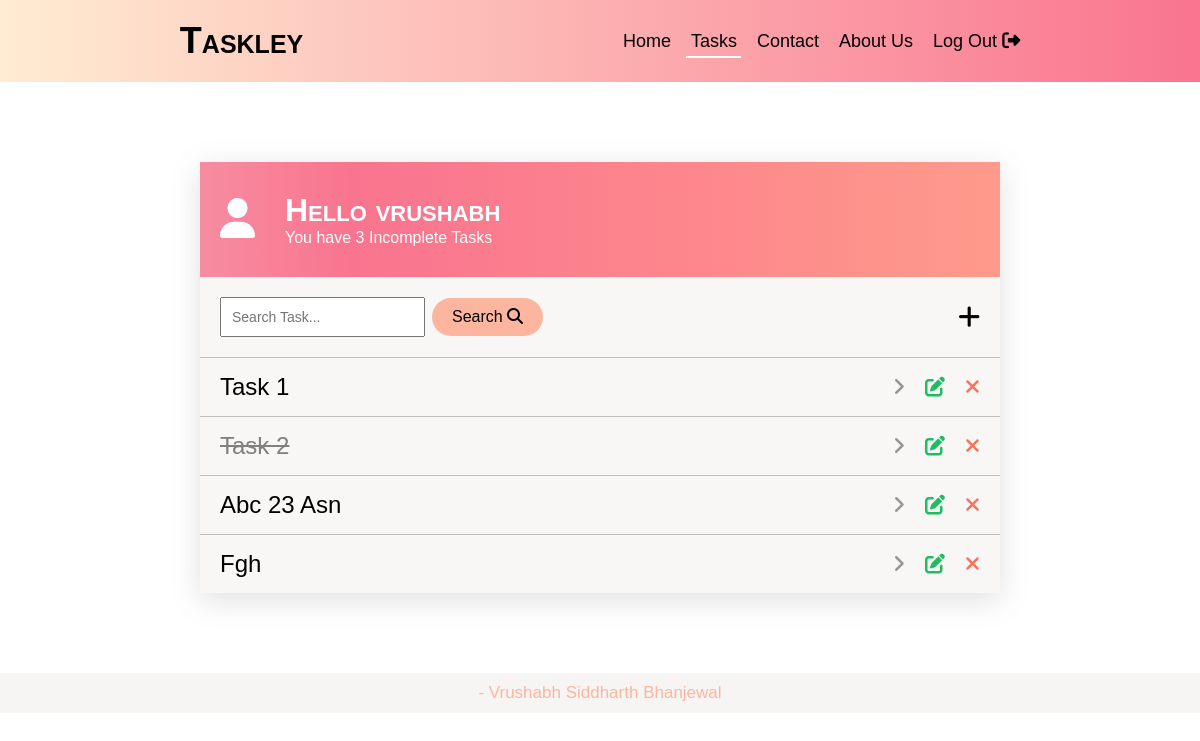
Before: / (signed in) with the older database file.
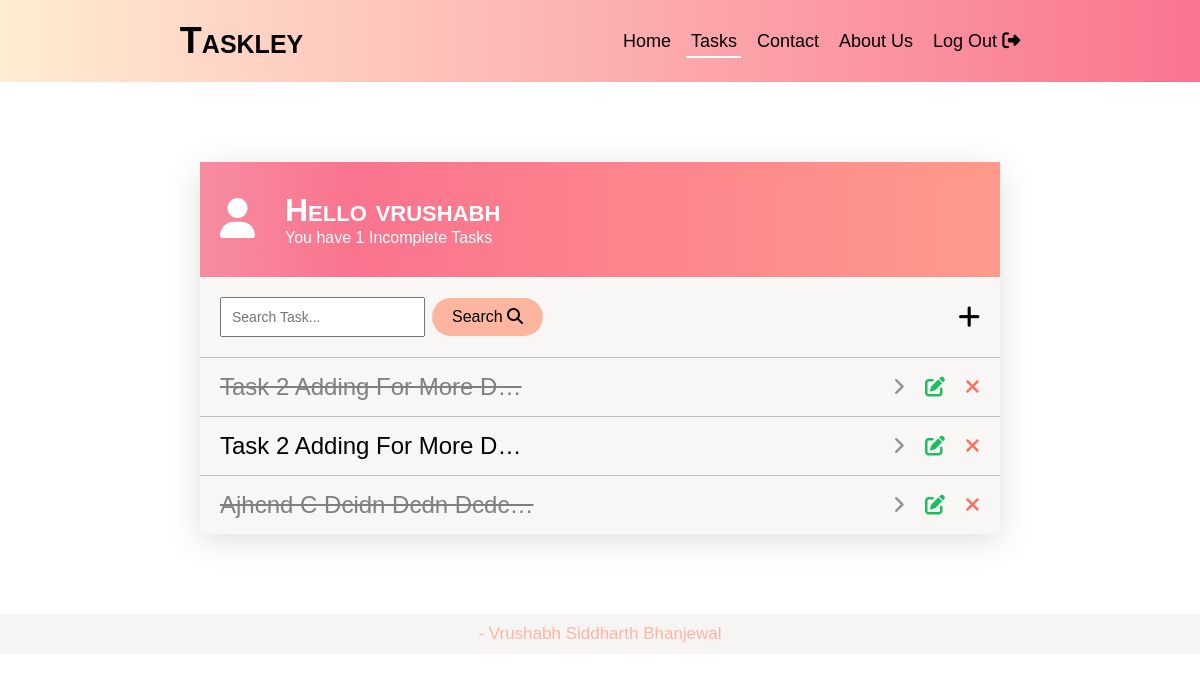
After: the same page with the newer database file.
### app1/models.py (models this page shows, shortened)
class Task(models.Model):
    user=models.ForeignKey(User,on_delete=models.CASCADE)
    title=models.CharField(max_length=200)
    desc=models.TextField(null=True)
    complete=models.BooleanField(default=False,null=True)
    created=models.DateTimeField(auto_now_add=True)

### app1/views.py (the view)
# urls.py: path('', views.todoList ,name='list'),
@login_required
def todoList(request):
    data=Task.objects.filter(user=request.user)
    count=Task.objects.filter(user=request.user,complete=False).count()
    search=request.GET.get('search-area') or ''
    if search:
        data=data.filter(title__icontains=search)
    return render(request,'app1/todo_list.html',{'data':data,'count':count,'search':search})

### templates/app1/todo_list.html (shortened to what this page needs)
{% extends 'layout/base.html' %}
{% block navbar %}
<p><a href="#">Home</a></p>
<p class="active"><a href="{% url 'list' %}">Tasks</a></p>
<p><a href="#">Contact</a></p>
<p><a href="#">About Us</a></p>
<p><a href="{% url 'logout' %}">Log Out <i class="fa-solid fa-right-from-bracket"></i></a></p>
{% endblock%}
{% block content %}
<div class="user-task">
    <div class="task-head">
        <span><i class="fa-solid fa-user"></i></span>
        <div>
            <h1 class="heading"> Hello {{user.username}}</h1>
            <p>You have {{count}} Incomplete Tasks</p>
        </div>
    </div>
    <div class="task-search">
        <form action="" method="get">
            <input type="text" value="{{search}}" placeholder="Search Task..." name="search-area" >
            <button>Search <i class="fa-solid fa-magnifying-glass"></i></button>
        </form>
        <span>
            <a href="{% url 'add' %}"><i class="fa-solid fa-plus"></i></a>
        </span>
    </div>
    <div class="task-list">
        {% for task in data %}
            <div class="task-item ">
                <p class="{% if task.complete %}strike{% endif %}">{{task.title|truncatechars:25}}</p>
                <div class="task-icons">
                    <a href="{% url 'details' task.id %}"><i class="fa-solid fa-angle-right"></i></a>
                    <a href="{% url 'edit' task.id %}"><i class="fa-solid fa-pen-to-square"></i></a>
                    <a href="{% url 'deleted' task.id %}"><i class="fa-solid fa-xmark"></i></a>
                </div>
            </div>
        {% endfor %}
    </div>
</div>
{% endblock %}

### templates/layout/base.html (shortened to what this page needs)
<!DOCTYPE html>
{% load static %}
<html lang="en">
<head>
    <link rel="stylesheet" href="{% static 'css/style1.css' %}">
    <link rel="stylesheet" href="https://cdnjs.cloudflare.com/ajax/libs/font-awesome/6.7.2/css/all.min.css" />
</head>
<body>
    <div class="nav">
        <div class="nav-logo">
            <h1 class="heading logo">Taskley</h1>
        </div>
        <div class="nav-list">
            {% block navbar %}
            {% endblock %}
        </div>
    </div>
    <main>
        {% block content %}
        {% endblock %}
    </main>
    <div class="footer">
        <p> - Vrushabh Siddharth Bhanjewal</p>
    </div>
</body>
</html>

### static1/css/style1.css (style rules this page uses)
* { font-family: 'Lucida Sans', 'Lucida Sans Regular', 'Lucida Grande', 'Lucida Sans Unicode', Geneva, Verdana, sans-serif; padding: 0; margin: 0; box-sizing: border-box; }
html { scroll-behavior: smooth; overflow-x: hidden; }
.footer { background-color: rgb(247, 244, 244); padding: 10px; color:#fcb69f; text-align: center; margin-top: 5rem; font-size: 17px; }
.heading { font-variant: small-caps; }
.nav { display: flex; justify-content: space-around; padding: 20px; background-image: linear-gradient(to right, #ffecd2 0%, #f9748f 100%); align-items: center; font-size: 18px; }
.user-task { margin: 5rem auto; max-width: 800px; min-width: 400px; background-color: #f9f6f6; box-shadow: rgba(100, 100, 111, 0.2) 0px 7px 29px 0px; }
.strike { text-decoration: line-through; color: gray; }

Changed rows visible on the page:
removed Task: title "Task 1"
removed Task: title "Task 2", complete True (drawn)
removed Task: title "Abc 23 Asn"
removed Task: title "Fgh"
added Task: title "Task 2 Adding For More D…", complete True (drawn)
added Task: title "Task 2 Adding For More D…"
added Task: title "Ajhcnd C Dcidn Dcdn Dcdc…", complete True (drawn)
Other visible differences:
{{ count }}: "3" → "1"
